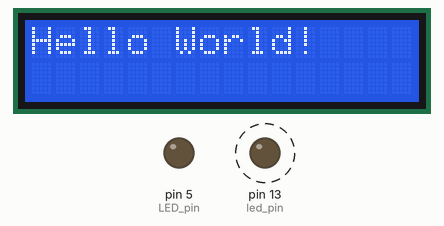
Simulated run of this sketch. Board: Arduino Mega 2560, built with avr-gcc and run on an emulated ATmega2560. Parts: 16×2 character LCD, output pins drawn as LEDs (lit = HIGH). Dashed ring = blinking. What the sketch prints to the serial monitor is not drawn.

Above: at 0.5 s.
Timing chart, 0 to 40.0 s (numbered marks = the images above):
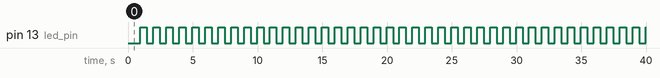

Measured:
- by itself, pin 13 (led_pin): alternates HIGH for 0.50 s and LOW for 0.50 s

The sketch:

clock_ticks_LCD-bb.ino
```cpp
// Sat 23 Jul 00:21:48 UTC 2022 - offline edit with all timestamps

// empty sketch - see n_sketch*.cpp

// END.
```

n_sketch_clock_lcd.cpp
```cpp
// n_sketch_clock_lcd.cpp
// Sat 23 Jul 00:21:48 UTC 2022 - +mega +space_aliens offline edit

#include <Arduino.h> // if empty .INO then this is required
#include <LiquidCrystal.h>

#include "MsTimer2.h"

#undef AVR_UNO_SELECTED
#if defined(ARDUINO_AVR_UNO)
    #define AVR_UNO_SELECTED  // local flag specific to this very program ;)

#elif defined(__AVR_ATmega2560__)
    #define MEGA_2560_SELECTED
#else
    #error Unsupported board selection.
#endif

#define START_MS 0

LiquidCrystal lcd(12, 11, 10, 9, 8, 7);

#ifdef MEGA_2560_SELECTED
    extern void setup_old_timer_mega_2560();
    const int led_pin = LED_BUILTIN;

void flash() {
  static boolean output = HIGH;
  digitalWrite(led_pin, output);
  output = !output;
}

void setupMsTimer2() {
  pinMode(led_pin, OUTPUT);

  MsTimer2::set(500, flash); // 500ms period
  MsTimer2::start();
}

#endif

void setup_lcd() {
  lcd.begin(16, 2);
  lcd.print("Hello World!");
}

void setup() {
  setup_old_timer_mega_2560();
  Serial.write(' ');
  setup_lcd();
  setupMsTimer2();
}

uint32_t raw_ms = millis();
uint32_t prev_ms = START_MS;

#define DEBUG_AL
#undef DEBUG_AL

uint16_t clock = 0;

#ifdef MEGA_2560_SELECTED
    extern void loop_old_timer_mega_2560();
#endif

void loop() {
  loop_old_timer_mega_2560(); // zero effort to check this


  raw_ms = millis();

  uint32_t result = raw_ms - prev_ms;

#ifdef DEBUG_AL
  Serial.print(result); Serial.print(" ");
#endif

  if (result > 249) { // print seconds every n milliseconds

    clock = clock + result;

// modulo 60 seconds:
    if (clock > 59999) { clock = 0; }

    uint8_t scaled_clock = clock / 1000;
    prev_ms = raw_ms;

    if (scaled_clock < 10) { Serial.print("0");}
    if (scaled_clock < 100)  { Serial.print("0");}

    Serial.print(scaled_clock);
    // Serial.write('z');
    Serial.write(' ');
  }
}
// 06:37:54z
// END.
```

timer_mega_2560.cpp
```cpp
// Sat 23 Jul 00:21:48 UTC 2022

// was: series gg, n_sketch_t-c-b.cpp

// https://github.com/wa1tnr/wokwi_CircSimApps-a/tree/dvlp-aa/series-gg.d/timer-counter-b

// RTTYVARG:

// https://wokwi.com/projects/326239532234048084

// AND_THEN (here):
// https://wokwi.com/projects/326235653444469332


// SUCCESS:

// https://wokwi.com/projects/326213297742283348


#include <Arduino.h>

const byte TONE = 88;  // not used much

const byte BUZZER = 2;  // Timer 3 "B" output: OC3B

void setup_timer(void) {
  pinMode (BUZZER, OUTPUT);
  // tone(2, 500); while(-1); // test wiring

  // Arduino MEGA  2560 MCU:
  TCCR3A =
        bit (COM3B1)
      | bit (WGM31)
      | bit (WGM30)
  ;
  // MODE 15 WGM33 32 31 and 30 all set
  TCCR3B =
        bit (WGM33)
     |  bit (WGM32)
     |  bit (CS32)
  // |  bit (CS31)
  // |  bit (CS30)
  ;
  OCR3A = TONE;
}

// can't see it so using piezo instead of LED

void cpl(int PIN) {
  bool state = digitalRead(PIN);
  state = !state;
  digitalWrite(PIN, state);
}

#define ON_TIME 250
#define OFF_TIME 1700

void blink(int PIN) {
  cpl(PIN);
  delay(ON_TIME);
  cpl(PIN);
  delay(OFF_TIME);
}

void setup_serial(void) {
  Serial.begin(115200);
  delay(400);
  while(!Serial) { delay(10); }
  Serial.write(' ');
}

const int LED_pin = 5;

void setup_gpio(void) {
  pinMode(LED_pin, OUTPUT);
  digitalWrite(LED_pin, LOW);
}

void setup_old_timer_mega_2560() {
  setup_serial();
  setup_gpio();
  setup_timer();
}

#define SLOWNESS ((1*400)+177) // was ((1*100)+177) before  Fri 22 Jul 19:55:12 UTC 2022
#define UPNESS   38  // RTTY MARK
#define DOWNNESS 54  // RTTY SPACE

void sweeping(void) {
  for (int i=DOWNNESS; i >=UPNESS; i--) {
    OCR3A = i;
    for (volatile long int slower = SLOWNESS; slower > 0; slower--) ;
  }

  for (int i=UPNESS; i <=DOWNNESS; i++) {
    OCR3A = i;
    for (volatile long int slower = SLOWNESS; slower > 0; slower--) ;
    // delay(15);
  }
}

void loop_old_timer_mega_2560() {
  // put your main code here, to run repeatedly:
  // blink(LED_pin);
  sweeping();
}

#if 0
Timers and counters

    https://www.gammon.com.au/timers

The Atmega328 (as on the Arduino Uno) has three
timers/counters on-board the chip.

Timer 0 is set up by the init() function (which is
automatically called by the code generated by the
IDE, before setup() is called).

This is used to count approximately every millisecond.

This provides you with the figure that the millis()
function returns.


example sketch from Nick Gammon follows.

const byte LED_timed = 3;  // Timer 2 "B" output: OC2B

const long frequency = 50000L;  // Hz

void setup_timer(void) {
  pinMode (LED_timed, OUTPUT);

  TCCR2A = bit (WGM20) | bit (WGM21) | bit (COM2B1); // fast PWM, clear OC2B on compare
  TCCR2B = bit (WGM22) | bit (CS21);         // fast PWM, prescaler of 8
  OCR2A =  ((F_CPU / 8) / frequency) - 1;    // zero relative
  OCR2B = ((OCR2A + 1) / 2) - 1;             // 50% duty cycle
}

void loop()
  {
  // do other stuff here
  }

#endif
// END.
```
